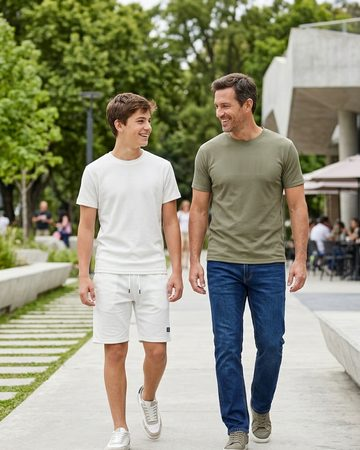
#> input picture arquitectura-agente-tienda/landing/img/look-finde-360.jpg, 360 x 450 px
$ python grado_casa.py ../landing/img/look-finde-360.jpg ../landing/img/look-finde-720.jpg
#> lines starting #> are read from the running program, lines starting #| are printed output that depends on the picture
"""Grado de color de la casa: aplica el mismo tratamiento a cualquier foto.

La consistencia hace que un catálogo de fotos distintas parezca una sola producción.
Se usa igual sobre una foto de celular que sobre una imagen editada.

Uso: python qa/grado_casa.py <entrada> <salida> [--ratio 4:5] [--ancho 720]
"""

import sys

import numpy as np
from PIL import Image, ImageEnhance, ImageOps


def balance_blancos(im: Image.Image) -> Image.Image:
    """Gray-world: corrige dominantes de color (la luz del local suele ser amarilla)."""
    arr = np.asarray(im).astype(np.float32)
    medias = arr.reshape(-1, 3).mean(axis=0)
    objetivo = medias.mean()
    factor = np.clip(objetivo / np.maximum(medias, 1), 0.85, 1.18)
    arr = np.clip(arr * factor, 0, 255)
    return Image.fromarray(arr.astype(np.uint8))


def curva_suave(im: Image.Image) -> Image.Image:
    """Contraste tipo película: negros apenas levantados, luces sin quemar."""
    lut = []
    for i in range(256):
        x = i / 255
        y = x + 0.10 * np.sin((x - 0.5) * np.pi) * (1 - abs(x - 0.5) * 1.2)
        y = max(0.0, min(1.0, y))
        y = 0.03 + y * 0.94          # levanta el negro y baja el blanco puro
        lut.append(int(round(y * 255)))
    return im.point(lut * 3)


def calidez(im: Image.Image, r=1.02, b=0.985) -> Image.Image:
    arr = np.asarray(im).astype(np.float32)
    arr[..., 0] = np.clip(arr[..., 0] * r, 0, 255)
    arr[..., 2] = np.clip(arr[..., 2] * b, 0, 255)
    return Image.fromarray(arr.astype(np.uint8))


def grano(im: Image.Image, intensidad=3.2) -> Image.Image:
    """Grano fino: quita el aspecto 'render' y empareja fotos de distinta fuente."""
    arr = np.asarray(im).astype(np.float32)
    rng = np.random.default_rng(7)
    ruido = rng.normal(0, intensidad, arr.shape[:2])[..., None]
    # el grano se nota menos en las luces altas
    lum = arr.mean(axis=2, keepdims=True) / 255
    peso = 1 - np.clip((lum - 0.75) / 0.25, 0, 1) * 0.7
    arr = np.clip(arr + ruido * peso, 0, 255)
    return Image.fromarray(arr.astype(np.uint8))


def vineta(im: Image.Image, fuerza=0.12) -> Image.Image:
    ancho, alto = im.size
    y, x = np.ogrid[:alto, :ancho]
    cx, cy = ancho / 2, alto / 2
    d = np.sqrt(((x - cx) / cx) ** 2 + ((y - cy) / cy) ** 2) / np.sqrt(2)
    mascara = 1 - fuerza * np.clip(d, 0, 1) ** 2
    arr = np.asarray(im).astype(np.float32) * mascara[..., None]
    return Image.fromarray(np.clip(arr, 0, 255).astype(np.uint8))


def grado(im: Image.Image) -> Image.Image:
    im = balance_blancos(im)
    im = ImageOps.autocontrast(im, cutoff=0.4)
    im = curva_suave(im)
    im = calidez(im)
    im = ImageEnhance.Color(im).enhance(0.92)
    im = ImageEnhance.Contrast(im).enhance(1.04)
    im = grano(im)
    im = vineta(im)
    return im


def recortar(im: Image.Image, ratio: float) -> Image.Image:
    """Recorte centrado al ratio pedido, sin deformar."""
    ancho, alto = im.size
    if ancho / alto > ratio:
        nuevo = (int(alto * ratio), alto)
    else:
        nuevo = (ancho, int(ancho / ratio))
    return ImageOps.fit(im, nuevo, Image.LANCZOS, centering=(0.5, 0.42))


if __name__ == "__main__":
    if len(sys.argv) < 3:
        print(__doc__)
        sys.exit(1)
    entrada, salida = sys.argv[1], sys.argv[2]
    ratio = 4 / 5
    ancho_salida = 720
    for i, arg in enumerate(sys.argv):
        if arg == "--ratio" and i + 1 < len(sys.argv):
            a, b = sys.argv[i + 1].split(":")
            ratio = float(a) / float(b)
        if arg == "--ancho" and i + 1 < len(sys.argv):
            ancho_salida = int(sys.argv[i + 1])

    im = Image.open(entrada).convert("RGB")
#> im is the input picture: PIL image 360x450 RGB; mean R, G, B 148.4, 147.8, 124.8
    im = recortar(im, ratio)
    im = grado(im)
#> in balance_blancos, `medias = arr.reshape(-1, 3).mean(axis=0)`: medias = [148.4, 147.8, 124.8]
#> in balance_blancos, `objetivo = medias.mean()`: objetivo = 140.4
#> in balance_blancos, `factor = np.clip(objetivo / np.maximum(medias, 1), 0.85, 1.18)`: factor = [0.946, 0.949, 1.12]
#> in balance_blancos, `arr = np.clip(arr * factor, 0, 255)`:
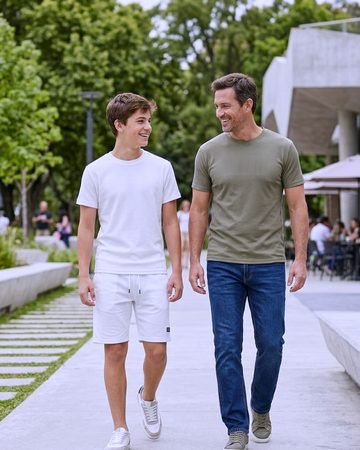
#> arr: shape (450, 360, 3) float32; mean R, G, B 140.4, 140.3, 140
#> in grado, `im = ImageOps.autocontrast(im, cutoff=0.4)`:
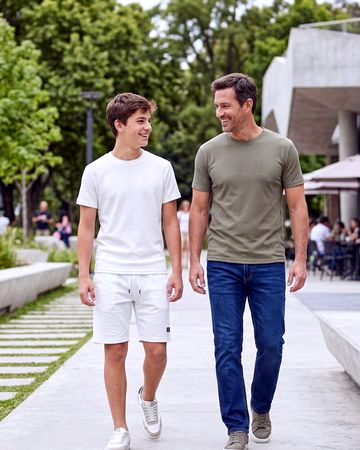
#> im: PIL image 360x450 RGB; mean R, G, B 150.5, 146.1, 139.5
#> in grano, `lum = arr.mean(axis=2, keepdims=True) / 255`:
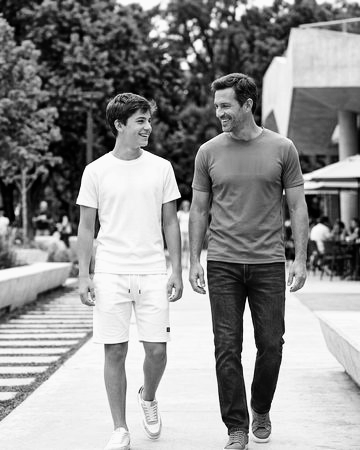
#> lum: shape (450, 360, 1) float32; min 0.00654, max 0.982, mean 0.567
#> in grano, `peso = 1 - np.clip((lum - 0.75) / 0.25, 0, 1) * 0.7`:
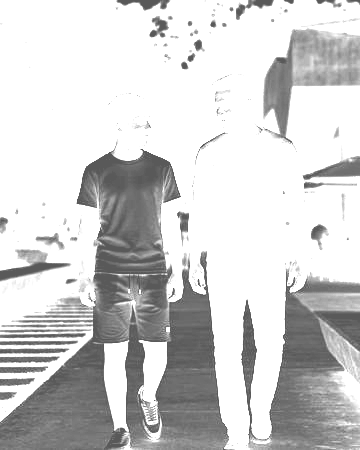
#> peso: shape (450, 360, 1) float32; min 0.351, max 1, mean 0.812
#> in vineta, `mascara = 1 - fuerza * np.clip(d, 0, 1) ** 2`:
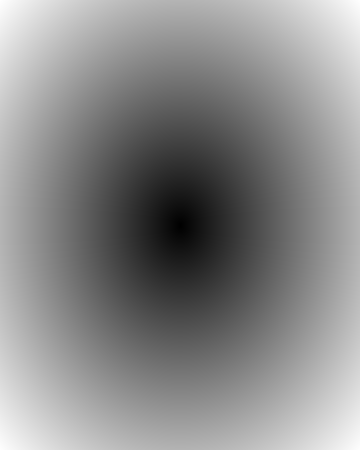
#> d: shape (450, 360) float64; min 0, max 1, mean 0.541
#> in vineta, `arr = np.asarray(im).astype(np.float32) * mascara[..., None]`:
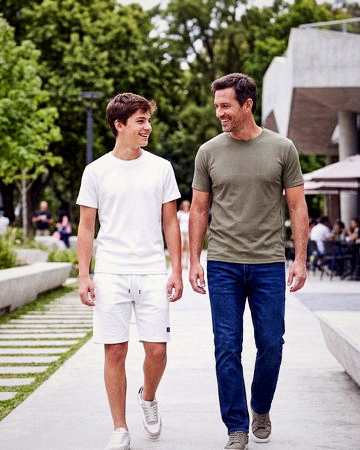
#> arr: shape (450, 360, 3) float64; mean R, G, B 146.2, 139.4, 129.2
    alto_salida = round(ancho_salida * ratio)
    im = im.resize((ancho_salida, alto_salida), Image.LANCZOS)
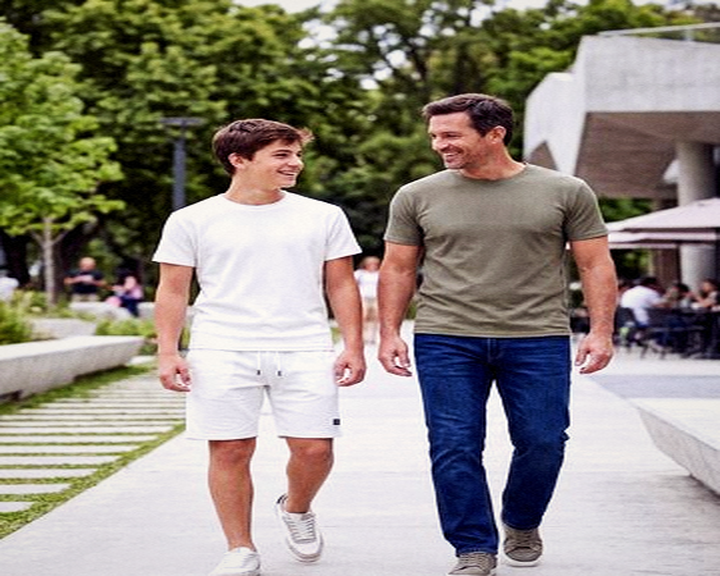
#> im: PIL image 720x576 RGB; mean R, G, B 145.7, 138.9, 128.7
    im.save(salida, "JPEG", quality=84, optimize=True, progressive=True)
    print(f"ok {salida} {im.size}")
#| ok ../landing/img/look-finde-720.jpg (720, 576)

$ run again, on arquitectura-agente-tienda/landing/img/look-noche-360.jpg
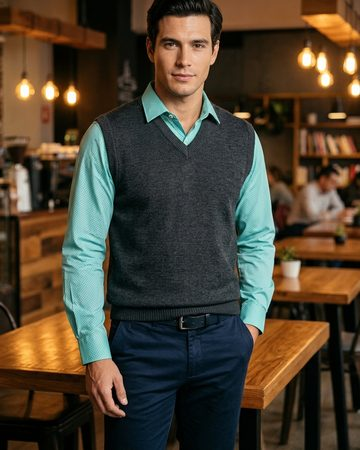
#> input picture arquitectura-agente-tienda/landing/img/look-noche-360.jpg, 360 x 450 px
#> im is the input picture: PIL image 360x450 RGB; mean R, G, B 77.2, 65.7, 49.7
#> medias = [77.16, 65.71, 49.68]
#> objetivo = 64.19
#> factor = [0.85, 0.977, 1.18]
#> in grano, `peso = 1 - np.clip((lum - 0.75) / 0.25, 0, 1) * 0.7`:
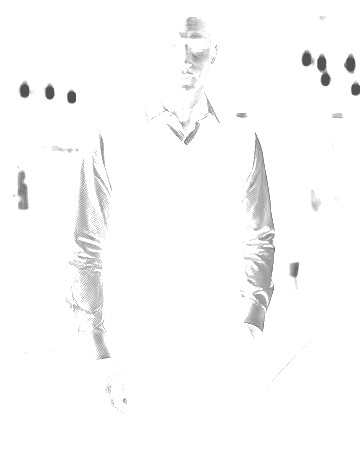
#> peso: shape (450, 360, 1) float32; min 0.322, max 1, mean 0.983
#> `im = im.resize((ancho_salida, alto_salida), Image.LANCZOS)`:
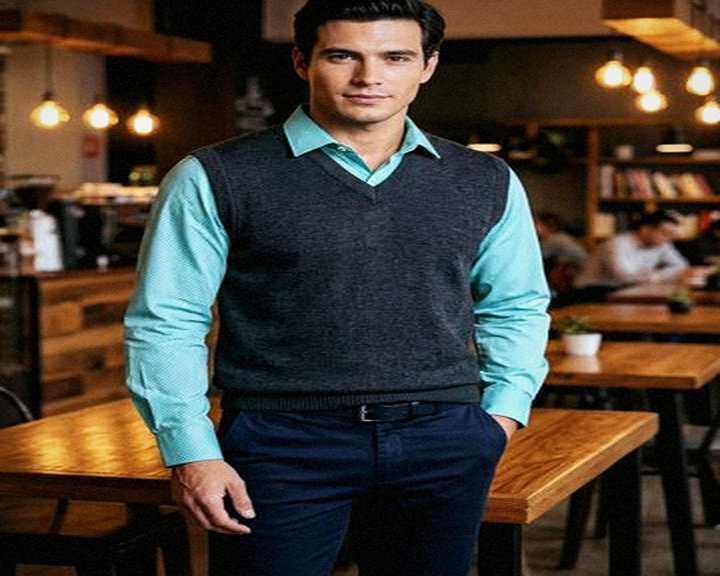
#> im: PIL image 720x576 RGB; mean R, G, B 70, 61, 50.5
#| ok ../landing/img/look-noche-360.jpg (720, 576)

$ run again, on arquitectura-agente-tienda/landing/img/look-trabajo-360.jpg
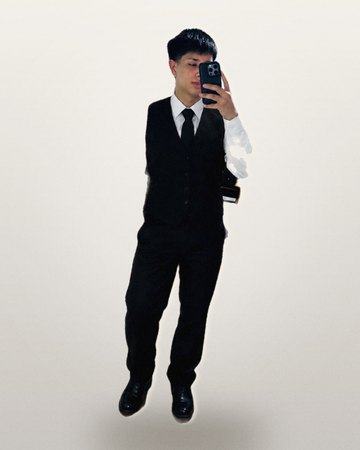
#> input picture arquitectura-agente-tienda/landing/img/look-trabajo-360.jpg, 360 x 450 px
#> im is the input picture: PIL image 360x450 RGB; mean R, G, B 191.4, 188.4, 184.1
#> medias = [191.4, 188.4, 184.1]
#> objetivo = 188
#> factor = [0.982, 0.998, 1.02]
#> in grano, `peso = 1 - np.clip((lum - 0.75) / 0.25, 0, 1) * 0.7`:
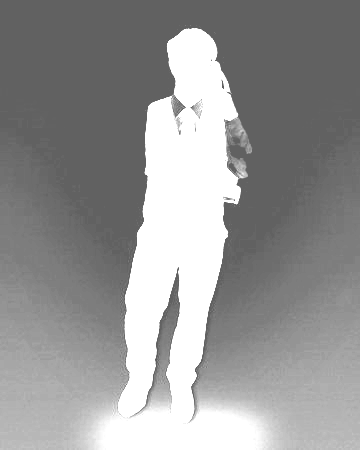
#> peso: shape (450, 360, 1) float32; min 0.381, max 1, mean 0.586
#> `im = im.resize((ancho_salida, alto_salida), Image.LANCZOS)`:
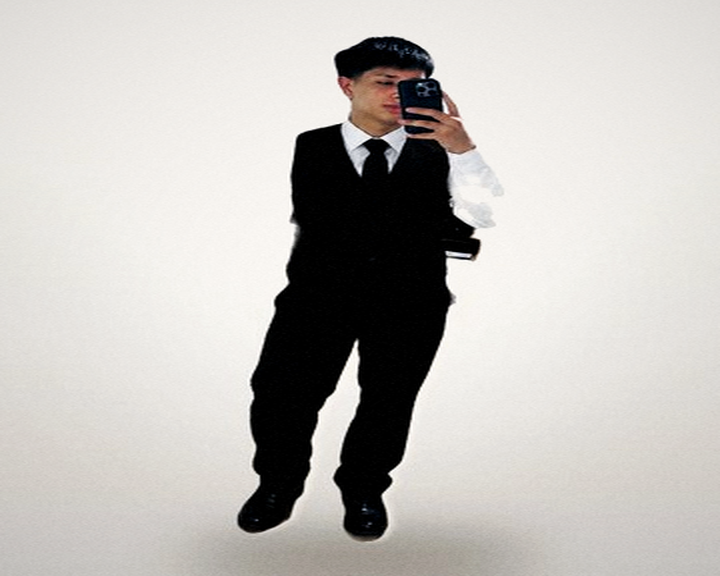
#> im: PIL image 720x576 RGB; mean R, G, B 193.3, 190.2, 186.4
#| ok ../landing/img/look-trabajo-360.jpg (720, 576)
